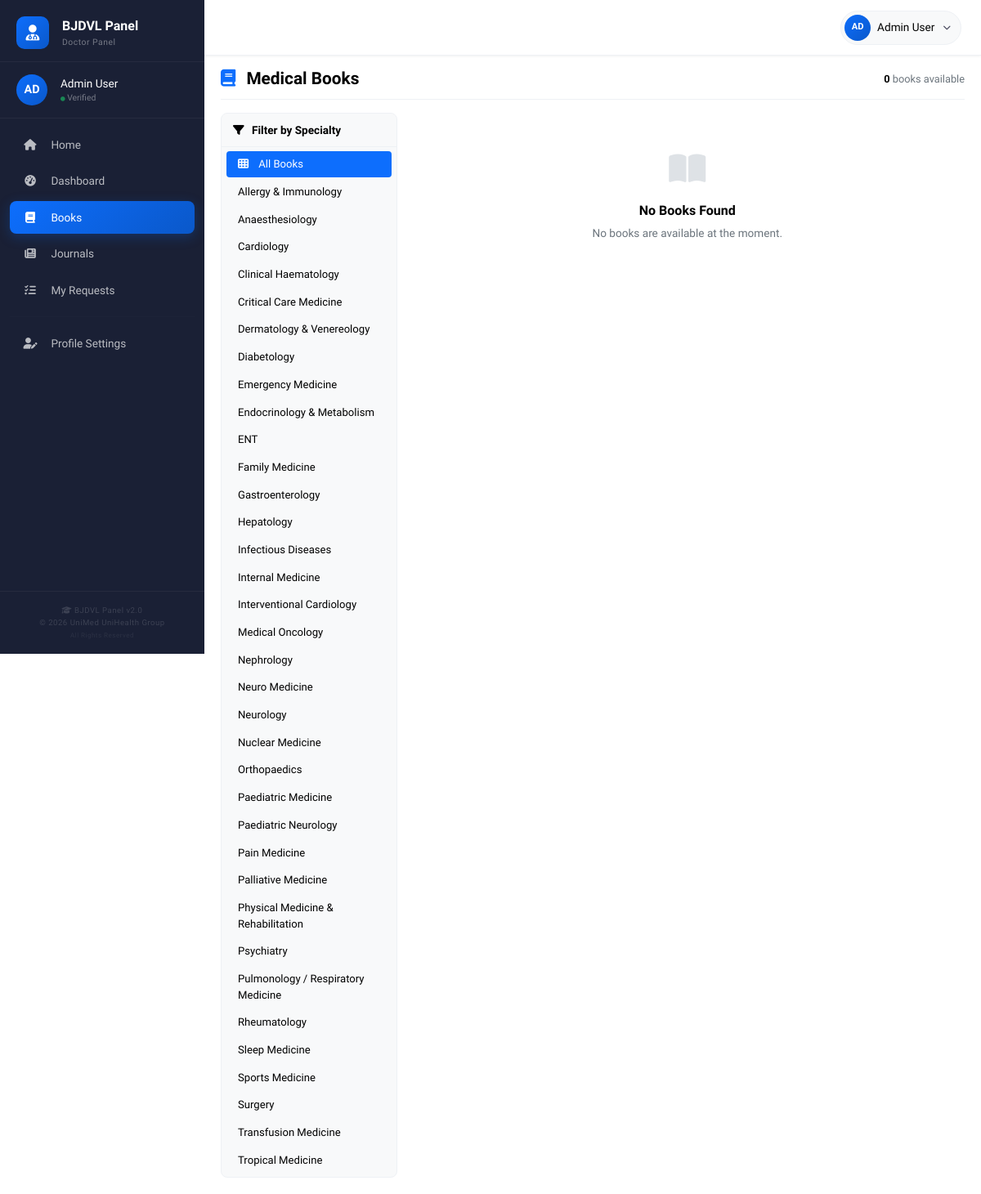
/doctor/books.php (signed in), run on the app's committed database.
### tables this page shows
CREATE TABLE `users` (
  `id` int(11) NOT NULL,
  `user_type` enum('doctor','admin','editor') NOT NULL DEFAULT 'doctor',
  `name` varchar(100) NOT NULL,
  `bmdc_reg_no` varchar(50) DEFAULT NULL,
  `specialty` varchar(100) DEFAULT NULL,
  `hospital_institute` varchar(200) DEFAULT NULL,
  `mobile` varchar(20) DEFAULT NULL,
  `email` varchar(100) NOT NULL,
  `password` varchar(255) NOT NULL,
  `profile_image` varchar(255) DEFAULT 'default.jpg',
  `is_verified` tinyint(1) DEFAULT 0,
  `is_active` tinyint(1) DEFAULT 1,
  `download_limit` int(11) DEFAULT 2,
  `created_at` timestamp NOT NULL DEFAULT current_timestamp(),
  `updated_at` timestamp NULL DEFAULT NULL ON UPDATE current_timestamp()
);

CREATE TABLE `specialties` (
  `id` int(11) NOT NULL,
  `name` varchar(100) NOT NULL,
  `description` text DEFAULT NULL,
  `status` tinyint(1) DEFAULT 1,
  `created_at` timestamp NOT NULL DEFAULT current_timestamp()
);

### includes/functions.php (called while the page is built, shortened)
<?php
function getAllSpecialties() {
    $db = Database::getInstance()->getConnection();
    $result = $db->query("SELECT * FROM specialties WHERE status = 1 ORDER BY name");
    return $result->fetch_all(MYSQLI_ASSOC);
}
?>

### doctor/books.php (the view, shortened to what this page needs)
<?php
require_once __DIR__ . '/../includes/functions.php';
$specialtyId = isset($_GET['specialty']) ? intval($_GET['specialty']) : 0;
$specialties = getAllSpecialties();
$books = $specialtyId ? getBooksBySpecialty($specialtyId) : [];
if (!$specialtyId) {
    $db = Database::getInstance()->getConnection();
    $books = $db->query("SELECT b.*, s.name as specialty_name FROM books b
                         JOIN specialties s ON b.specialty_id = s.id
                         WHERE b.status = 'approved'
                         ORDER BY b.title")->fetch_all(MYSQLI_ASSOC);
}
?>
<!DOCTYPE html>
<html lang="en">
<head>
    <link href="https://cdn.jsdelivr.net/npm/bootstrap@5.3.0/dist/css/bootstrap.min.css" rel="stylesheet">
    <link rel="stylesheet" href="https://cdnjs.cloudflare.com/ajax/libs/font-awesome/6.4.0/css/all.min.css">
</head>
<body>
    <?php include __DIR__ . '/../includes/doctor_nav.php'; ?>
    <div class="container-fluid">
        <div class="row">
            <?php include __DIR__ . '/../includes/doctor_sidebar.php'; ?>
            <main class="main-content">
                <div class="page-header">
                    <h1>
                        <i class="fas fa-book"></i> Medical Books
                    </h1>
                    <span class="total-count">
                        <strong><?php echo count($books); ?></strong> books available
                    </span>
                </div>
                <div class="row g-3">
                    <div class="col-lg-3">
                        <div class="filter-card">
                            <div class="card-header">
                                <i class="fas fa-filter"></i> Filter by Specialty
                            </div>
                            <div class="list-group">
                                <a href="/doctor/books" class="list-group-item <?php echo $specialtyId == 0 ? 'active' : ''; ?>">
                                    <i class="fas fa-th"></i> All Books
                                </a>
                                <?php foreach ($specialties as $specialty): ?>
                                <a href="/doctor/books?specialty=<?php echo $specialty['id']; ?>"
                                   class="list-group-item <?php echo $specialtyId == $specialty['id'] ? 'active' : ''; ?>">
                                    <?php echo htmlspecialchars($specialty['name']); ?>
                                </a>
                                <?php endforeach; ?>
                            </div>
                        </div>
                    </div>
                    <div class="col-lg-9">
                        <?php if (empty($books)): ?>
                            <div class="empty-state">
                                <div class="icon"><i class="fas fa-book-open"></i></div>
                                <h5>No Books Found</h5>
                                <p>No books are available <?php echo $specialtyId ? 'for this specialty' : 'at the moment'; ?>.</p>
                            </div>
                        <?php endif; ?>
                    </div>
                </div>
            </main>
        </div>
    </div>
</body>
</html>

### doctor/books.php (style rules this page uses)
* { margin: 0; padding: 0; box-sizing: border-box; }
body { font-family: 'Cambria', Georgia, serif; background: #ffffff; color: #000000; overflow-x: hidden; }
.main-content { margin-left: 250px; padding: 16px 20px 20px; min-height: 100vh; transition: all 0.3s ease; max-width: calc(100% - 250px); overflow-x: hidden; background: #ffffff; }
.page-header { display: flex; justify-content: space-between; align-items: center; flex-wrap: wrap; padding: 0 0 12px 0; border-bottom: 1px solid #eef1f5; margin-bottom: 16px; }
.page-header h1 { font-weight: 700; font-size: 1.3rem; color: #000000; margin: 0; font-family: 'Cambria', Georgia, serif; }
.page-header h1 i { color: #0d6efd; margin-right: 8px; }
.page-header .total-count { font-family: 'Cambria', Georgia, serif; font-size: 0.8rem; color: #6c757d; }
.page-header .total-count strong { color: #000000; }
.filter-card { background: #f8f9fa; border-radius: 8px; border: 1px solid #eef1f5; position: sticky; top: 20px; overflow: hidden; }
.filter-card .card-header { background: #f8f9fa; border-bottom: 1px solid #eef1f5; padding: 10px 14px; font-weight: 700; font-size: 0.85rem; color: #000000; font-family: 'Cambria', Georgia, serif; }
.filter-card .card-header i { margin-right: 6px; }
.filter-card .list-group { padding: 4px 0; }
.filter-card .list-group-item { border: none; padding: 6px 14px; border-radius: 4px; margin: 1px 6px; transition: all 0.2s ease; cursor: pointer; font-size: 0.82rem; color: #000000; background: transparent; font-family: 'Cambria', Georgia, serif; text-decoration: none; }
.filter-card .list-group-item.active { background: #0d6efd; color: #ffffff; }
.filter-card .list-group-item i { margin-right: 6px; width: 16px; }
.empty-state { text-align: center; padding: 40px 20px; }
.empty-state .icon { font-size: 2.5rem; color: #dee2e6; margin-bottom: 10px; }
.empty-state h5 { font-weight: 700; color: #000000; font-family: 'Cambria', Georgia, serif; font-size: 1rem; }
.empty-state p { color: #6c757d; font-family: 'Cambria', Georgia, serif; font-size: 0.85rem; }

### data on the page
specialties: name "Allergy & Immunology"
specialties: name "Anaesthesiology"
specialties: name "Cardiology"
specialties: name "Clinical Haematology"
specialties: name "Critical Care Medicine"
specialties: name "Dermatology & Venereology"
specialties: name "Diabetology"
specialties: name "Emergency Medicine"
specialties: name "Endocrinology & Metabolism"
specialties: name "ENT"
specialties: name "Family Medicine"
specialties: name "Gastroenterology"
specialties: name "Hepatology"
specialties: name "Infectious Diseases"
specialties: name "Internal Medicine"
specialties: name "Interventional Cardiology"
specialties: name "Medical Oncology"
specialties: name "Nephrology"
specialties: name "Neuro Medicine"
specialties: name "Neurology"
specialties: name "Nuclear Medicine"
specialties: name "Orthopaedics"
specialties: name "Paediatric Medicine"
specialties: name "Paediatric Neurology"
specialties: name "Pain Medicine"
specialties: name "Palliative Medicine"
specialties: name "Physical Medicine & Rehabilitation"
specialties: name "Psychiatry"
specialties: name "Pulmonology / Respiratory Medicine"
specialties: name "Rheumatology"
specialties: name "Sleep Medicine"
specialties: name "Sports Medicine"
specialties: name "Surgery"
specialties: name "Transfusion Medicine"
specialties: name "Tropical Medicine"

### other printed values
substr($_SESSION['user_name'] ?? 'D', 0, 2) "AD"
$_SESSION['user_name'] "Admin User"
count($books) "0"
